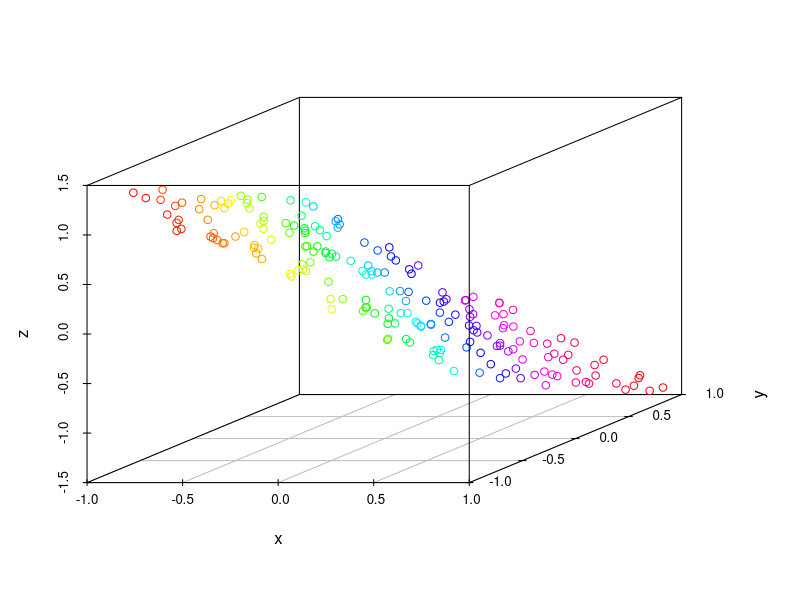
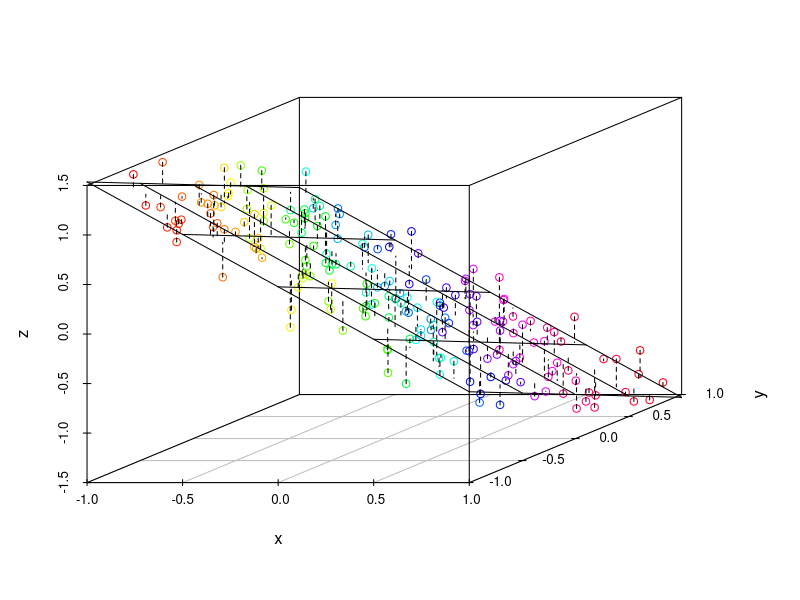
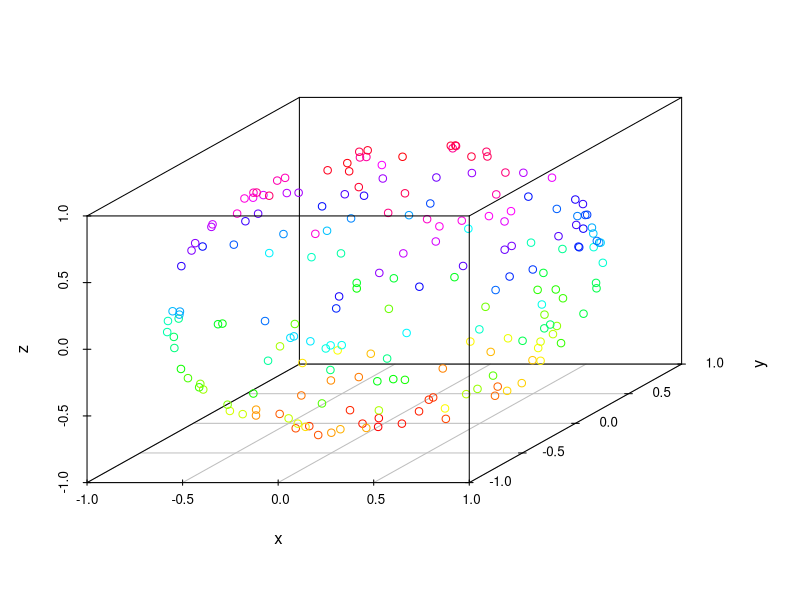
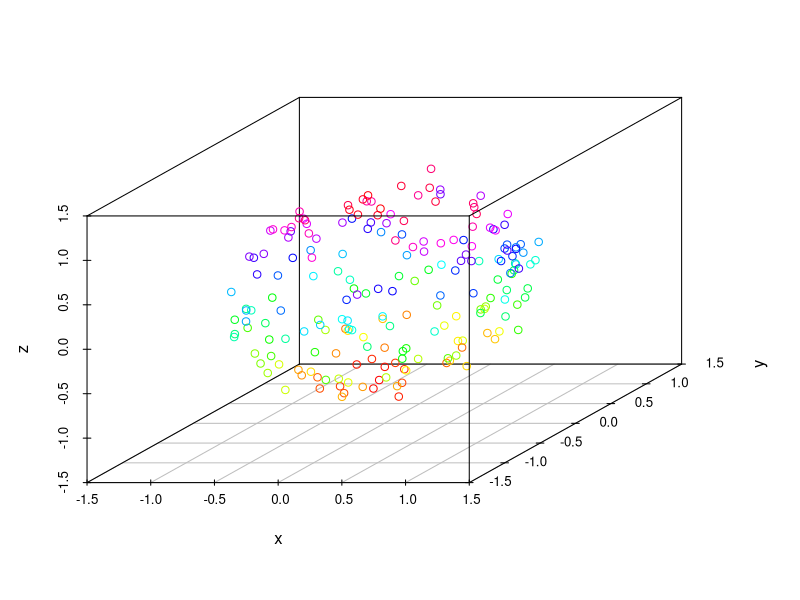
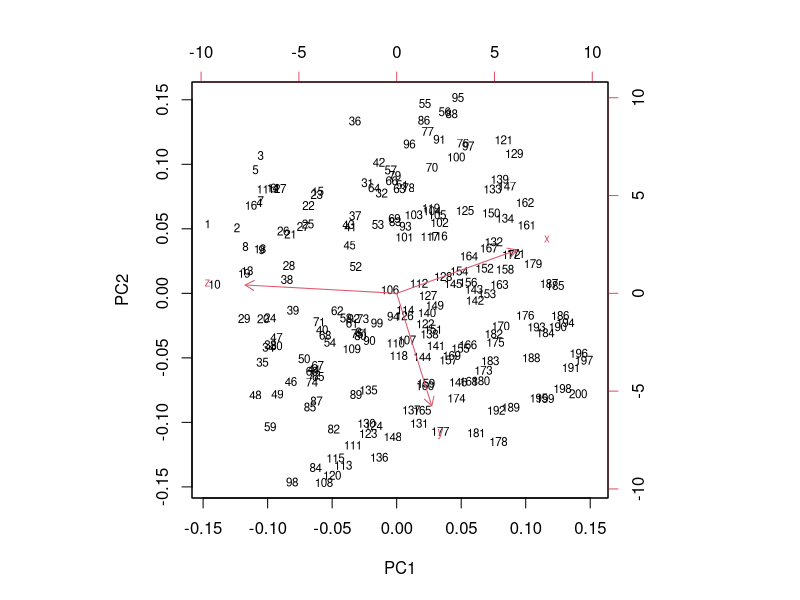
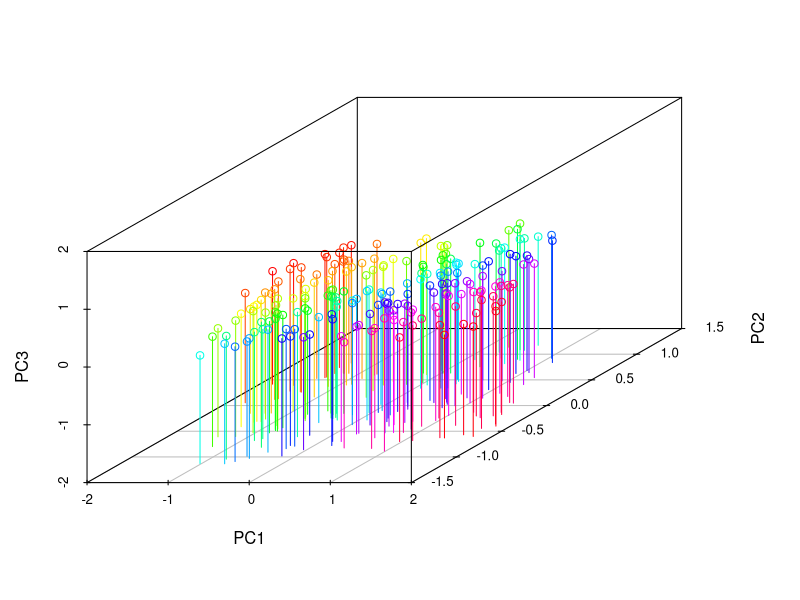
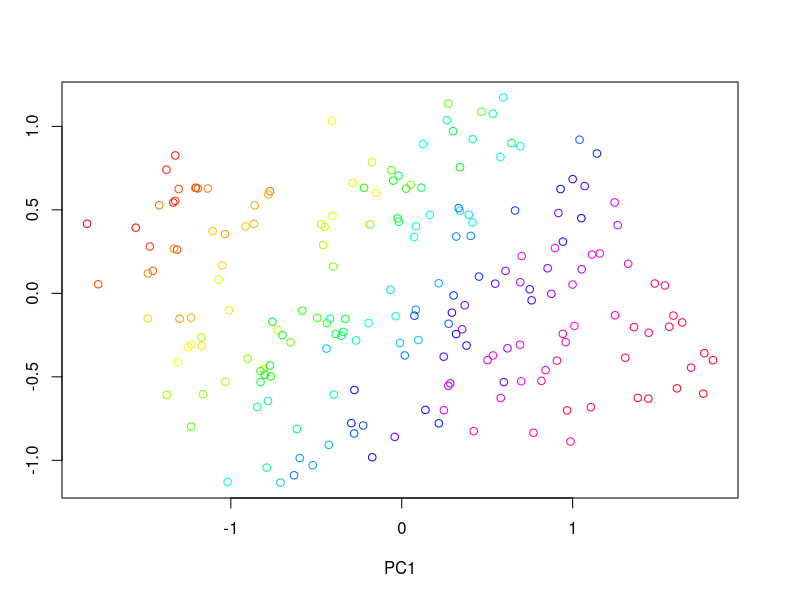
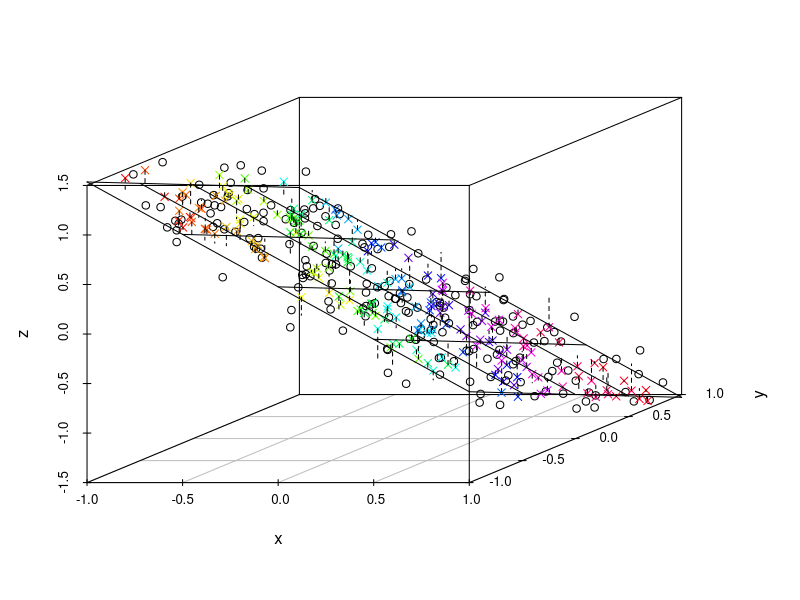

Write R code to recreate these figures, in order.
## ---- chunk 1
library(scatterplot3d) # 3d plots
library(mvtnorm) # generate spheres
library(kernlab) # kernel PCA

#' Calculate mean reconstruction error
#'
#' @param x the original sample matrix (samples in rows, features in columns)
#' @param r the sample matrix after reconstruction (samples in rows, features in columns), the same dimension as x
#' @return the mean reconstruction error
#' @export
recError <- function(x, r){
  if (sum(dim(x)==dim(r))!=2){stop("Different dimensions!")}
  recError<-0
  for (i in 1:nrow(x)){
    recError<-recError+sqrt(sum((x[i,]-r[i,])^2))
  }
  return(recError/nrow(x))
}
## ---- chunk 2
D = 3         # number of input dimensions
m = 200       # number of samples
sigma = 0.2   # standard deviation for noisy manifolds

x<-runif(m,-1,1)
y<-runif(m,-1,1)
plane<-cbind(x,y,z=-x-0.5*y) # the plane is: x+0.5y+z=0, the normal vector is (1,0.5,1) or (0.66,0.33,0.66) when having unit size
plane<-plane[order(plane[,"x"]+plane[,"y"]),] # sort observations to be able to visually understand them
noisyPlane<-plane
noisyPlane[,"z"]<-noisyPlane[,"z"]+rnorm(n=m,mean=0,sd=sigma)

scatterplot3d(plane,color=rainbow(nrow(plane))) 
s3d<-scatterplot3d(noisyPlane,color=rainbow(nrow(plane)))
recoveredPlane<-lm(z~.,as.data.frame(noisyPlane)) # relearn the plane from noisy data, should approach the plane
s3d$plane3d(recoveredPlane, lty="solid")  # add the recovered plane to the plot with noisy plane
noisy.3d <- s3d$xyz.convert(noisyPlane[,"x"],noisyPlane[,"y"],noisyPlane[,"z"])  # locations of data points
flat.3d <- s3d$xyz.convert(noisyPlane[,"x"],noisyPlane[,"y"], fitted(recoveredPlane)) # corresponding locations on the regression plane
segments(noisy.3d$x, noisy.3d$y, flat.3d$x, flat.3d$y, lty="dashed")  # draw lines from data points to plane

dirs <- rmvnorm(n = m, mean = rep(0, D)) # sample
colnames(dirs) <- c("x","y","z")
sphere <- dirs / sqrt(rowSums(dirs^2)) # normalize
sphere <- sphere[order(sphere[,"z"]+cos(sphere[,"x"])+cos(sphere[,"y"])),] # sort observations to be able to visually understand them
noisySphere <- sphere + rmvnorm(n = m, mean = rep(0, D), sigma = sigma/20 * diag(D)) # add noise

scatterplot3d(sphere,color=rainbow(m))
scatterplot3d(noisySphere,color=rainbow(m))
## ---- chunk 3
pca_noisyPlane<-prcomp(noisyPlane) # the most common call
eigen(cov(noisyPlane)) # an analogy of the previous call, calculate eigenvectors from the covariance matrix
summary(pca_noisyPlane) # get info about projection, the first two components capture a major part of variance!
biplot(pca_noisyPlane,cex=0.7) # understand the data, the role of features in principal components and distribution of objects
scatterplot3d(pca_noisyPlane$x,color=rainbow(nrow(plane)),zlim = c(-2,2),type = "h") # Full transformation
plot(pca_noisyPlane$x[,1:2],col=rainbow(nrow(plane))) # once more with the sample colors, PC1 and PC2 maintain the plane (shape, positions)

# see the projection in the tranformed space, no reduction
t_noisyPlane<-noisyPlane%*%pca_noisyPlane$rotation
t_noisyPlane_centered<-as.data.frame(t(apply(t_noisyPlane,1,"-",colMeans(t_noisyPlane)))) # center the data
head(predict(pca_noisyPlane,noisyPlane)) # the same result with predict from prcomp

# now reduce the data and see what happens in the input space
t_noisyPlane_reduced<-cbind(t_noisyPlane[,c(1,2)],rep(0,m))

r_noisyPlane<-t_noisyPlane%*%t(pca_noisyPlane$rotation) # identical with the original values, to check and show the reconstruction
r_noisyPlane_reduced<-t_noisyPlane_reduced[,c(1,2)]%*%t(pca_noisyPlane$rotation[,c(1,2)]) # get the reconstruction after 2D reduction
r_noisyPlane_reduced<-as.matrix(noisyPlane)%*%pca_noisyPlane$rotation[,c(1:2)]%*%t(pca_noisyPlane$rotation[,c(1,2)]) # the same outcome, a different formula

s3d<-scatterplot3d(noisyPlane)
s3d$points3d(r_noisyPlane_reduced,col=rainbow(m),pch=4)
s3d$plane3d(recoveredPlane, lty="solid")  # add the recovered plane to the plot with noisy plane
recovered.3d <- s3d$xyz.convert(r_noisyPlane_reduced[,"x"],r_noisyPlane_reduced[,"y"],r_noisyPlane_reduced[,"z"])  # locations of data points
flat.3d <- s3d$xyz.convert(r_noisyPlane_reduced[,"x"],r_noisyPlane_reduced[,"y"], fitted(recoveredPlane)) # corresponding locations on the regression plane
segments(recovered.3d$x, recovered.3d$y, flat.3d$x, flat.3d$y, lty="dashed")  # draw lines from data points to plane
## ---- chunk 4
pca_noisySphere<-prcomp(noisySphere) # the most common call
eigen(cov(noisySphere)) # an analogy of the previous call, calculate eigenvectors from the covariance matrix
summary(pca_noisySphere) # get info about projection, the first two components capture only slightly more than 2/3 of variance!
biplot(pca_noisySphere,cex=0.7) # understand the data, the role of features in principal components and distribution of objects

# see the projection in the tranformed space, no reduction
t_noisySphere<-noisySphere%*%pca_noisySphere$rotation
t_noisySphere_centered<-as.data.frame(t(apply(t_noisySphere,1,"-",colMeans(t_noisySphere)))) # center the data
head(predict(pca_noisySphere,noisySphere)) # the same result with predict from prcomp
scatterplot3d(t_noisySphere_centered,color=rainbow(m))

# now reduce the data and see what happens in the input space
t_noisySphere_reduced<-cbind(t_noisySphere[,c(1,2)],rep(0,m))

r_noisySphere<-t_noisySphere%*%t(pca_noisySphere$rotation) # identical with the original values, to check and show the reconstruction
r_noisySphere_reduced<-t_noisySphere_reduced[,c(1,2)]%*%t(pca_noisySphere$rotation[,c(1,2)]) # get the reconstruction after 2D reduction
r_noisySphere_reduced<-as.matrix(noisySphere)%*%pca_noisySphere$rotation[,c(1:2)]%*%t(pca_noisySphere$rotation[,c(1,2)]) # the same outcome, a different formula

s3d<-scatterplot3d(sphere)
s3d$points3d(r_noisySphere_reduced,,col=rainbow(m),pch=4)
recovered.3d <- s3d$xyz.convert(r_noisySphere_reduced[,"x"],r_noisySphere_reduced[,"y"],r_noisySphere_reduced[,"z"])  # locations of data points
orig.3d <- s3d$xyz.convert(sphere[,"x"],sphere[,"y"], sphere[,"z"]) # the original sphere
segments(recovered.3d$x, recovered.3d$y, orig.3d$x, orig.3d$y, lty="dashed")  # draw lines from data points to Sphere
## ---- chunk 5
kpc <- kpca(~.,data=as.data.frame(noisySphere),kernel="polydot",kpar=list(degree=1,offset=0),features=3) # run kernel PCA with linear kernel
scatterplot3d(pcv(kpc),color=rainbow(m),main="Linear kernel") # identical with PCA, the manifold not denoised
kpc <- kpca(~.,data=as.data.frame(noisySphere),kernel="polydot",kpar=list(degree=2),features=3) # run kernel PCA with quadratic kernel
scatterplot3d(pcv(kpc),color=rainbow(m),main="Quadratic kernel") # improper transform
kpc <- kpca(~.,data=as.data.frame(noisySphere),kernel="rbfdot",kpar=list(sigma=0.8),features=3) # run kernel PCA with RBF kernel
# print the principal component vectors
scatterplot3d(pcv(kpc),color=rainbow(m),main="RBF kernel") # the manifold is denoised, however the object positions changed
plot(pcv(kpc)[,1:2],col=rainbow(m)) # the first two components only 
